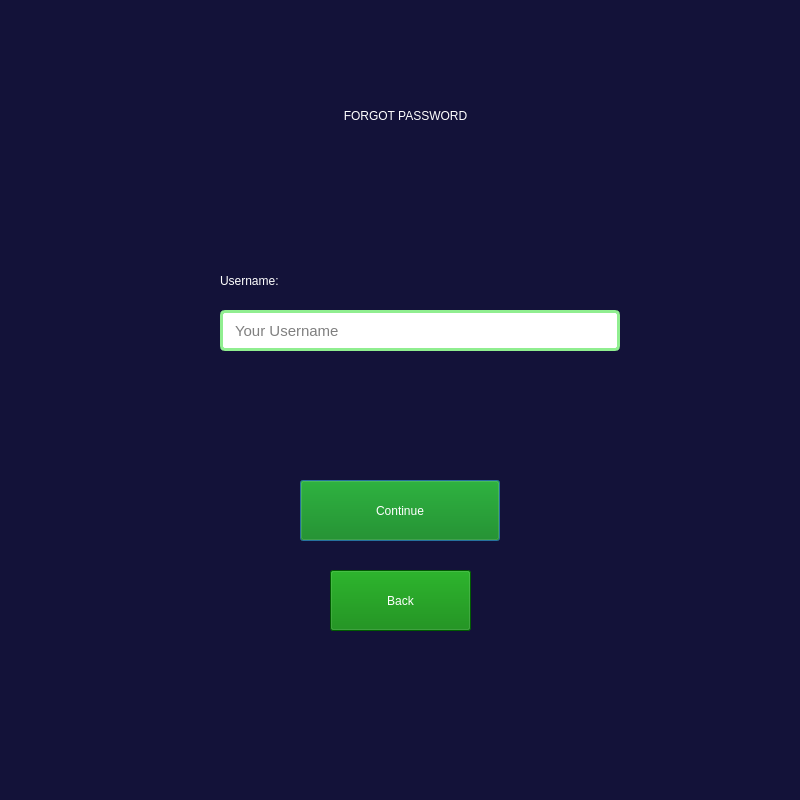
<?xml version="1.0" encoding="UTF-8"?>
<ui version="4.0">
 <class>Dialog</class>
 <widget class="QDialog" name="Dialog">
  <property name="geometry">
   <rect>
    <x>0</x>
    <y>0</y>
    <width>800</width>
    <height>800</height>
   </rect>
  </property>
  <property name="windowTitle">
   <string>Dialog</string>
  </property>
  <property name="styleSheet">
   <string notr="true">background-color:#131239</string>
  </property>
  <widget class="QLabel" name="label">
   <property name="geometry">
    <rect>
     <x>200</x>
     <y>40</y>
     <width>411</width>
     <height>151</height>
    </rect>
   </property>
   <property name="styleSheet">
    <string notr="true">font: 36pt &quot;Copperplate Gothic Light&quot;;
color:white;
</string>
   </property>
   <property name="text">
    <string>FORGOT PASSWORD</string>
   </property>
   <property name="alignment">
    <set>Qt::AlignCenter</set>
   </property>
   <property name="wordWrap">
    <bool>true</bool>
   </property>
  </widget>
  <widget class="QLabel" name="label_4">
   <property name="geometry">
    <rect>
     <x>220</x>
     <y>260</y>
     <width>401</width>
     <height>41</height>
    </rect>
   </property>
   <property name="styleSheet">
    <string notr="true">font: 14pt &quot;Georgia&quot;;
color: white;</string>
   </property>
   <property name="text">
    <string>Username:</string>
   </property>
  </widget>
  <widget class="QLineEdit" name="f_username">
   <property name="geometry">
    <rect>
     <x>220</x>
     <y>310</y>
     <width>400</width>
     <height>41</height>
    </rect>
   </property>
   <property name="font">
    <font>
     <pointsize>11</pointsize>
    </font>
   </property>
   <property name="styleSheet">
    <string notr="true">padding:0px 10px 0px 10px;
border-radius:5px;
border:3px solid lightgreen;
background-color:white;</string>
   </property>
   <property name="text">
    <string/>
   </property>
   <property name="placeholderText">
    <string>Your Username</string>
   </property>
  </widget>
  <widget class="QPushButton" name="f_continue">
   <property name="geometry">
    <rect>
     <x>300</x>
     <y>480</y>
     <width>200</width>
     <height>61</height>
    </rect>
   </property>
   <property name="cursor">
    <cursorShape>PointingHandCursor</cursorShape>
   </property>
   <property name="styleSheet">
    <string notr="true">font: 16pt &quot;Arial Rounded MT Bold&quot;;
padding:15px;
background-color:green;
color:white;</string>
   </property>
   <property name="text">
    <string>Continue</string>
   </property>
  </widget>
  <widget class="QPushButton" name="f_goback">
   <property name="geometry">
    <rect>
     <x>330</x>
     <y>570</y>
     <width>141</width>
     <height>61</height>
    </rect>
   </property>
   <property name="cursor">
    <cursorShape>PointingHandCursor</cursorShape>
   </property>
   <property name="styleSheet">
    <string notr="true">font: 16pt &quot;Arial Rounded MT Bold&quot;;
padding:15px;
background-color:green;
color:white;</string>
   </property>
   <property name="text">
    <string>Back</string>
   </property>
  </widget>
  <widget class="QLabel" name="f_responseerror">
   <property name="geometry">
    <rect>
     <x>160</x>
     <y>370</y>
     <width>500</width>
     <height>30</height>
    </rect>
   </property>
   <property name="styleSheet">
    <string notr="true">font: 11pt &quot;Meiryo UI&quot;;
color:red;</string>
   </property>
   <property name="text">
    <string/>
   </property>
   <property name="alignment">
    <set>Qt::AlignCenter</set>
   </property>
  </widget>
 </widget>
 <resources/>
 <connections/>
</ui>
